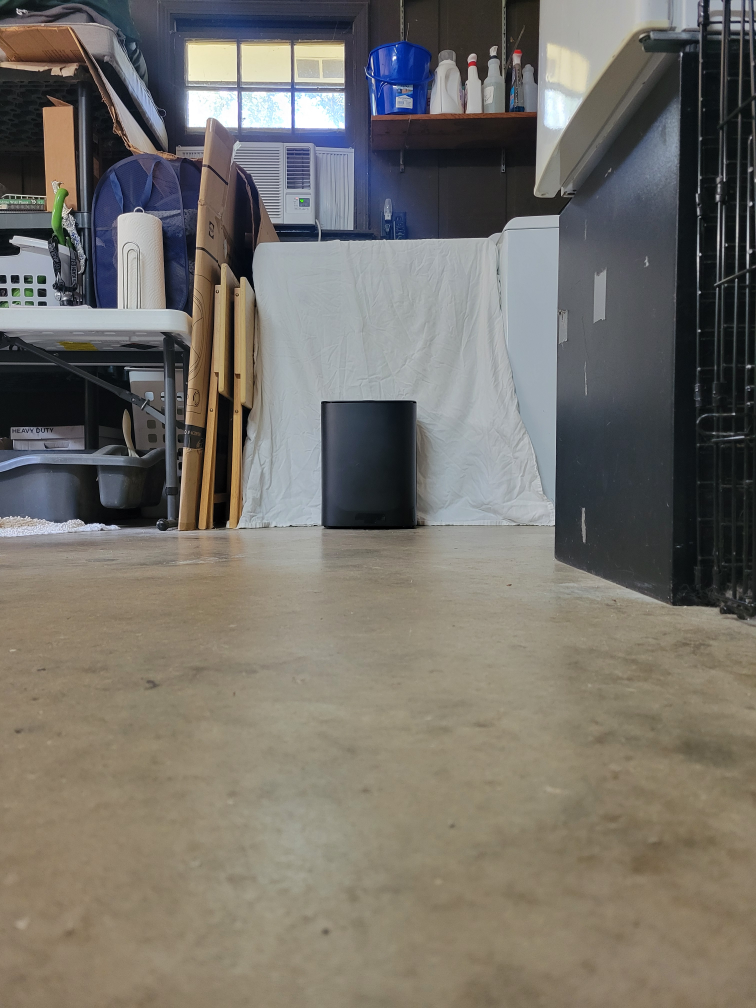
#> input picture MODULE2/measurements/air_purifier.jpg, 3024 x 4032 px (shown at 1/4 size); its folder holds only this picture in this run
$ python get_real_world_2d_dimensions_code.py   (older library calls are emulated)
#> lines starting #> are read from the running program, lines starting #| are printed output that depends on the picture; after the words box and inside, x2 and y2 are one past the last pixel; in counts of white or black regions, pixels touching at a corner belong together
"""
ReadMe Documentation
====================
Script: get_real_world_2d_dimensions_code.py
Purpose: Calculates the real-world 2D dimensions of objects using camera calibration data.

Execution Instructions:
1. Ensure you have run 'calibration_code.py' first so that 'calibration_params.json' exists.
2. Place your measurement images in the 'measurements/' directory.
3. Execute the script from the terminal:
       python get_real_world_2d_dimensions_code.py
4. The script will display bounding boxes over the detected objects. Press any key to proceed to the next image.
"""
import cv2
import numpy as np
import json
import glob
import os
import math
import sys

# Custom logger to print to both terminal and a file
class Logger(object):
    def __init__(self, filename):
        self.terminal = sys.stdout
        self.log = open(filename, "w")

    def write(self, message):
        self.terminal.write(message)
        self.log.write(message)

    def flush(self):
        self.terminal.flush()
        self.log.flush()

sys.stdout = Logger("dimensions_output.txt")

# ==========================================
# 1. Load Calibration Parameters
# ==========================================
try:
    with open("calibration_params.json", "r") as f:
#> (reads MODULE2/calibration_params.json from the repository)
        data = json.load(f)
    K = np.array(data['camera_matrix'])
    dist = np.array(data['dist_coeffs'])
except FileNotFoundError:
    print("Error: 'calibration_params.json' not found. Run Step 1 first.")
    exit()

fx = K[0, 0]
fy = K[1, 1]

# ==========================================
# 2. Configuration
# ==========================================
Z_DISTANCE_MM = 2133.6  # Must be > 2000mm (2 meters) per instructions

# ==========================================
# 3. Batch Process Images
# ==========================================
image_files = glob.glob('measurements/*.jpg')
print(f"Found {len(image_files)} images. Calculating dimensions...\n")

for img_path in image_files:
    img = cv2.imread(img_path)
#> img is the input picture: shape (4032, 3024, 3); mean B, G, R 105.8, 112.8, 116.5
    if img is None:
        continue

    # 1. Get the height and width of the image in pixels (ignoring color channels)
    h_img, w_img = img.shape[:2]
#> h_img = 4032; w_img = 3024

    # 2. Un-bend the image to fix lens distortion using camera calibration data (K and dist)
    undistorted = cv2.undistort(img, K, dist, None, K)
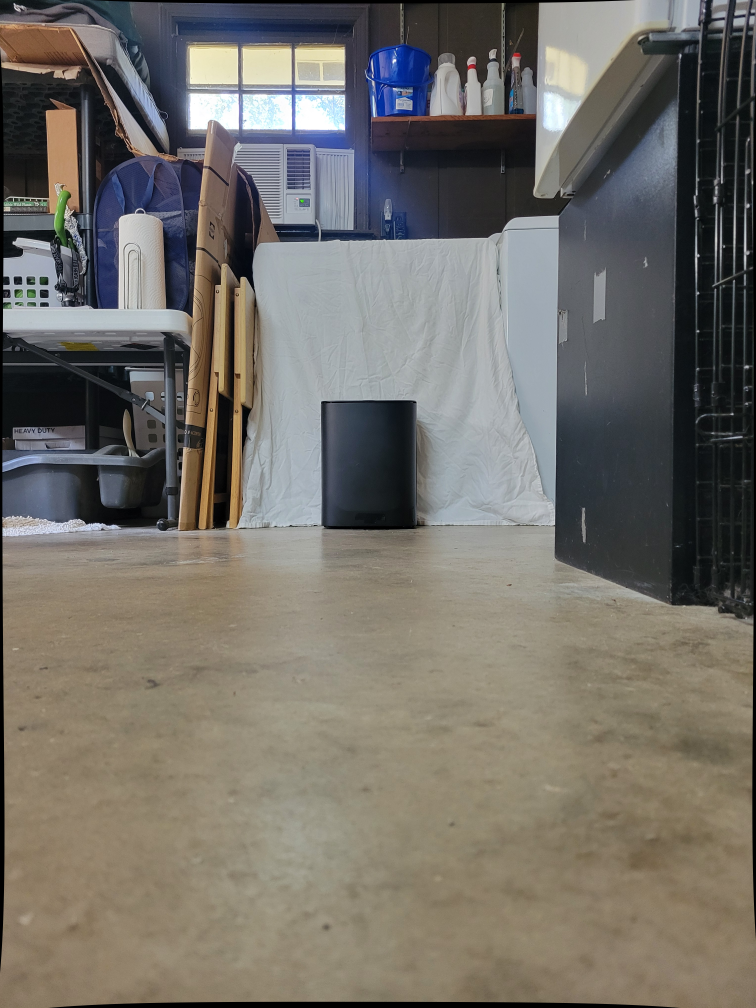
#> undistorted: shape (4032, 3024, 3) (shown at 1/4 size); mean B, G, R 104.5, 111.4, 115.1

    # 3. Convert the color image to grayscale (black and white) because thresholding needs a 1-channel image
    gray = cv2.cvtColor(undistorted, cv2.COLOR_BGR2GRAY)
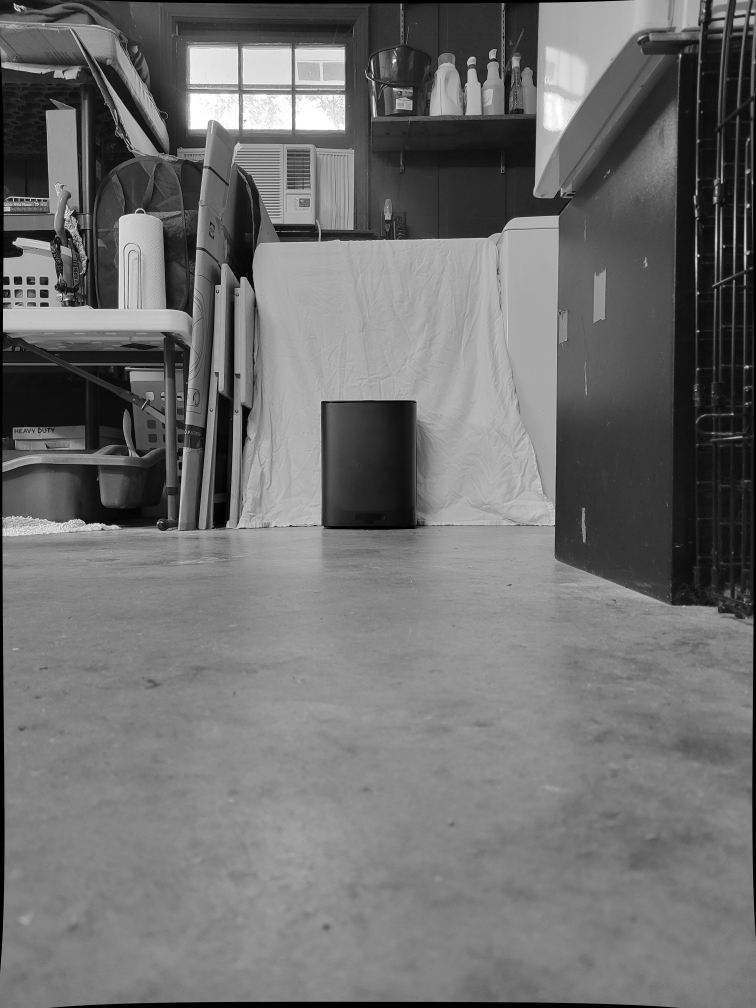
#> gray: shape (4032, 3024) (shown at 1/4 size); min 0, max 255, mean 111.7

    # Smooth slightly to cut down on concrete texture noise
    blurred = cv2.GaussianBlur(gray, (7, 7), 0)

    # Adaptive Thresholding: Proven working configuration for the first objects
    thresh = cv2.adaptiveThreshold(
        blurred, 255,
        cv2.ADAPTIVE_THRESH_GAUSSIAN_C,
        cv2.THRESH_BINARY_INV,
        151,  # Neighborhood block size (must be odd)
        12    # Constant subtracted from the mean
    )
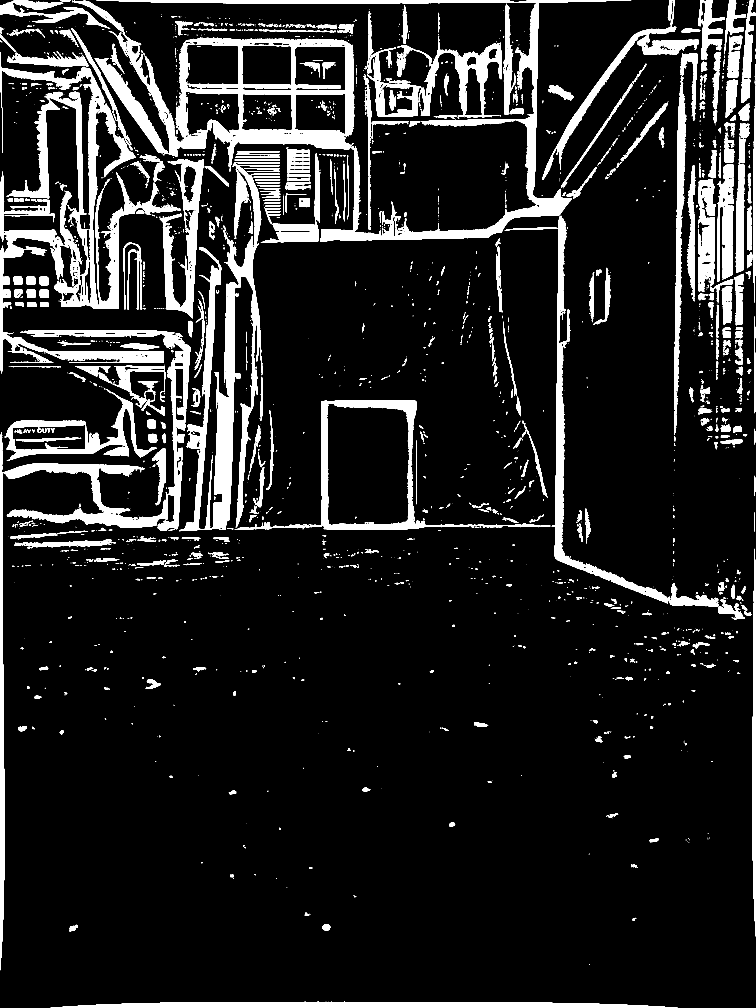
#> thresh: shape (4032, 3024) (shown at 1/4 size); 11.7% white; 2354 white regions (1433 under 20 px), largest, box (x1, y1, x2, y2) and area: (0, 208, 723, 1495) 169710, (288, 2, 1418, 687) 142760, (716, 649, 1120, 2125) 121545

    # Clean up small texture specks and noise
    kernel = np.ones((5, 5), np.uint8)
    thresh = cv2.morphologyEx(thresh, cv2.MORPH_OPEN, kernel)
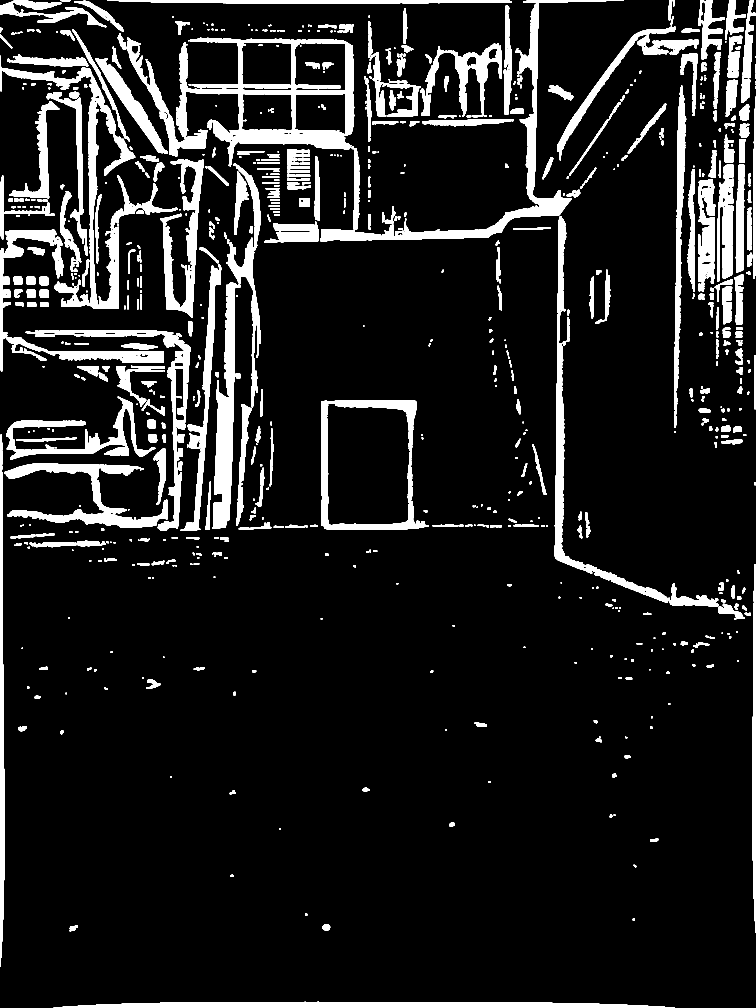
#> thresh: shape (4032, 3024) (shown at 1/4 size); 10.8% white; 800 white regions (1 under 20 px)

    # Find contours on the isolated shapes
    contours, _ = cv2.findContours(thresh, cv2.RETR_EXTERNAL, cv2.CHAIN_APPROX_SIMPLE)
#> contours = 792 contours, 63 with area under 20; largest, box (x1, y1, x2, y2) and area: (506, 150, 1417, 666) 171636, (0, 223, 541, 1236) 58422, (1581, 0, 2496, 959) 52671, (2219, 865, 2874, 2427) 49766, (849, 1130, 961, 2116) 47951

    target_contour = None
    max_area = 0

    print(f"Total raw contours found: {len(contours)}")
    for c in contours:
        area = cv2.contourArea(c)
        x, y, w, h = cv2.boundingRect(c)

        # 1. Minimum area filter to ignore dust and small debris
        if area < 1500:
            continue

        # 2. Vertical Boundary: Keep strictly inside the white sheet zone (blocks floor texture)
        if y < (h_img * 0.35) or y > (h_img * 0.85):
            continue

        # 3. Strict Side Boundaries: Ignore outer left/right edges (shelves and dog crate)
        if x < (w_img * 0.15) or (x + w) > (w_img * 0.85):
            continue

        # 4. Reject bounding boxes that are unnaturally wide (like horizontal lines/seams)
        if w > (h * 4.0):
            continue

        # 5. Track the LARGEST valid object inside the allowed center zone
        if area > max_area:
            max_area = area
            target_contour = c
#> this loop made 792 passes
#> (area, x, y, w, h, max_area) on passes 213, 215, 221, 222, 272, 274: (1560, 821, 1927, 23, 192, 1560), (1563.5, 1021, 1871, 37, 157, 1563.5), (3051, 945, 1829, 29, 275, 3051), (4810, 615, 1794, 49, 226, 4810), (5276, 964, 1617, 44, 304, 5276), (37680, 1284, 1601, 430, 519, 37680)
#> (area, x, y, w, h) on passes 1 to 6: (46407, 215, 4007, 2483, 25), (470, 279, 3700, 31, 26), (610, 1289, 3697, 32, 27), (59.5, 2531, 3673, 9, 9), (71.5, 1220, 3652, 9, 11), (84, 921, 3498, 13, 10)
#> after the loop, max_area = 37680; target_contour = contour of 772 points, box (x1, y1, x2, y2) (1284, 1601, 1714, 2120), area 37680

    if target_contour is not None:
        # Get the initial bounding box of the chosen target
        x, y, w, h = cv2.boundingRect(target_contour)

        # Shadow Trim Post-Processing:
        # If a shadow attaches to the right side, scan columns from right to left
        # to find the sharp vertical edge of the box and clip the trailing shadow gradient.
        box_roi = gray[y:y+h, x:x+w]
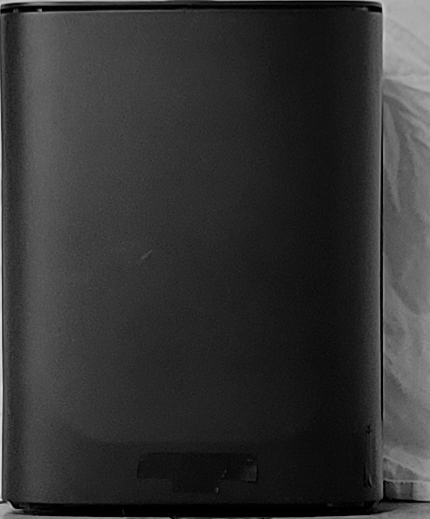
#> box_roi: shape (519, 430); min 0, max 224, mean 51.4
        if box_roi.shape[1] > 30:
            sobelx = cv2.Sobel(box_roi, cv2.CV_64F, 1, 0, ksize=3)
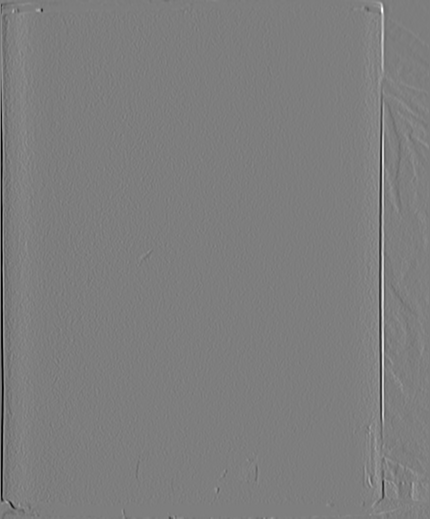
#> sobelx: shape (519, 430) float64; min -708, max 722, mean -0.5; drawn with min black and max white
            col_energy = np.sum(np.abs(sobelx), axis=0)
#> col_energy = 430 values, max 233852 at index 1, min 0 at index 0, mean 8420.9
            right_half_start = int(w * 0.6)
#> right_half_start = 258
            right_energy = col_energy[right_half_start:]
#> right_energy = 172 values, max 152340 at index 124, min 0 at index 171, mean 9748.1
            if len(right_energy) > 0:
                peak_relative_idx = np.argmax(right_energy)
#> peak_relative_idx = 124
                true_right_local = right_half_start + peak_relative_idx
#> true_right_local = 382
                # Only adjust if the peak represents a valid edge inside the box boundary
                if true_right_local > int(w * 0.5):
                    w = true_right_local
#> w = 382

        # Apply Perspective Projection Equations using the refined dimensions
        real_width_mm = (w * Z_DISTANCE_MM) / fx
#> real_width_mm = 262
        real_height_mm = (h * Z_DISTANCE_MM) / fy
#> real_height_mm = 356.4

        filename = os.path.basename(img_path)
        print(f"File: {filename}")
        print(f"   Pixel Dimensions: {w}px wide, {h}px high")
        print(f"   Real Dimensions:  {real_width_mm:.2f}mm wide, {real_height_mm:.2f}mm high\n")

        # Draw the green box
        cv2.rectangle(undistorted, (x, y), (x+w, y+h), (0, 255, 0), 10)

        # Create a resizable window and scale it down so you can see it
        cv2.namedWindow("Detected Object", cv2.WINDOW_NORMAL)
        cv2.resizeWindow("Detected Object", 800, 600)

        # Show the image and wait for a key press
        cv2.imshow("Detected Object", undistorted)
        cv2.waitKey(0)
    else:
        print(f"File: {os.path.basename(img_path)} - No valid object detected.\n")

cv2.destroyAllWindows()
